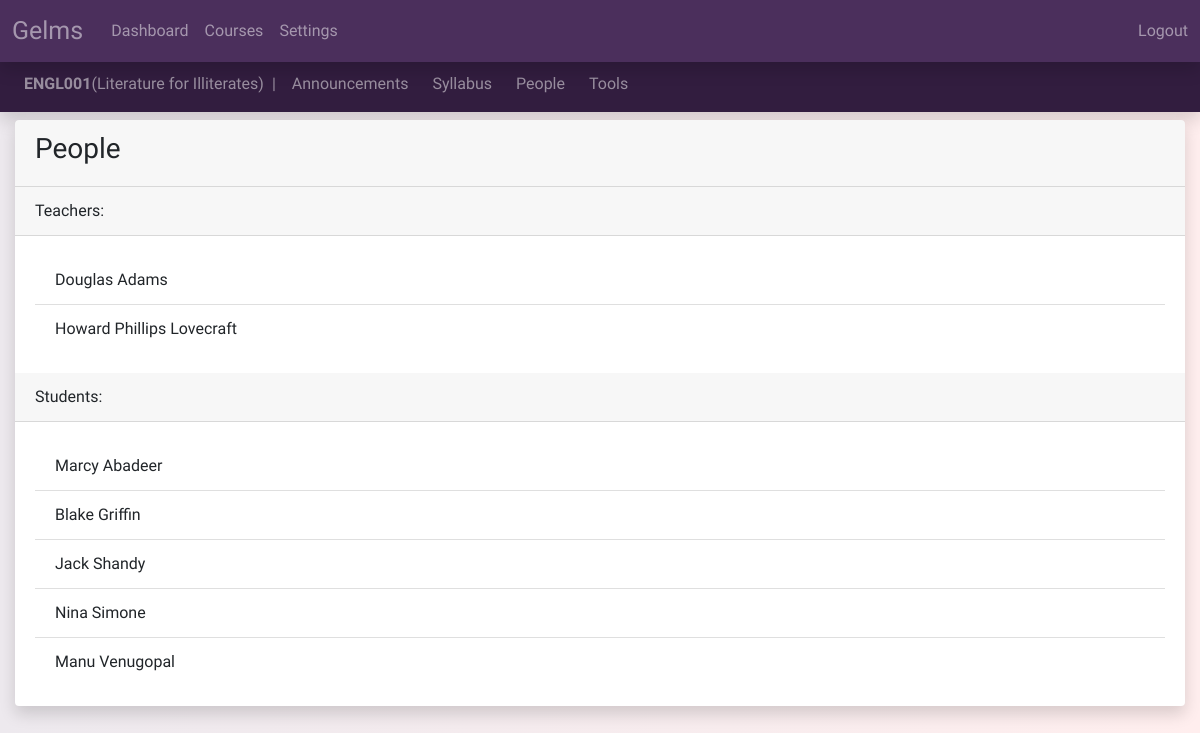
Page /ENGL001/people/ (signed in) on the committed database.
### courses/models.py (models this page shows, shortened)
class Course(models.Model):
    name = models.CharField(max_length=7, unique=True, help_text='e.g. ENPM613')
    title = models.CharField(max_length=200, help_text='e.g. Software Design and Implementation')
    DOMAIN_CHOICES = (
        ('Art', 'Art'),
        ('Computer Science', 'Computer Science'),
        ('Engineering', 'Engineering'),
        ('History', 'History'),
        ('Literature', 'Literature'),
        ('Math', 'Math'),
        ('Music', 'Music'),
        ('Physics', 'Physics'),
        ('Political Science', 'Political Science'),
        )
    domain = models.CharField(max_length=30, choices=DOMAIN_CHOICES, default='Art')
    students = models.ManyToManyField(CustomUser, related_name='course_students', limit_choices_to={'status': 'Student'}, blank=True)
    graders = models.ManyToManyField(CustomUser, related_name='course_graders', limit_choices_to={'status': 'Grader'}, blank=True)
    teachers = models.ManyToManyField(CustomUser, related_name='course_teachers', limit_choices_to={'status': 'Teacher'}, blank=True)
    def get_students(self):
        return self.students.order_by('user__last_name')
    def get_graders(self):
        return self.graders.order_by('user__last_name')
    def get_teachers(self):
        return self.teachers.order_by('user__last_name')

### accounts/models.py (models this page shows, shortened)
class CustomUser(models.Model):
    user = models.OneToOneField(User, related_name='custom_user', on_delete=models.CASCADE)
    uid = models.CharField(max_length=100, unique=True)
    STATUS_CHOICES = (
        ('Student', 'Student'),
        ('Grader', 'Grader'),
        ('Teacher', 'Teacher'),
        )
    status = models.CharField(max_length=10, choices=STATUS_CHOICES, default='Student')
    reader_mode = models.BooleanField(default=False)
    multifactor = models.BooleanField(default=False)

### people/views.py (the view)
# urls.py: path('<course_name>/people/', PeopleView.course_people, name='people'),
    def course_people(request, course_name):
        course = get_object_or_404(Course, name=course_name)
        def user_is_registered(course=course):
            if course.teachers.filter(uid=request.user.custom_user.uid):
                return True
            if course.graders.filter(uid=request.user.custom_user.uid):
                return True
            if course.students.filter(uid=request.user.custom_user.uid):
                return True
            return False
        return render(request, 'people.html', {'course': course, 'user_is_registered':user_is_registered})

### templates/people.html (shortened to what this page needs)
{% extends 'base_course.html' %}
{% block content_course %}
<div class="card rounded border-0 shadow mt-1">
<div class="card-header">
<h3> People </h3>
</div>
<div class="card-header">
  Teachers:</div>
  <div class="card-body">
  <ul class="list-group list-group-flush">
  {% for person in course.get_teachers %}
  <li class="list-group-item">{{person.user.get_full_name}}</li>
  {% endfor %}
  </ul>
  </div>
  <div class="card-header">
  Students:</div>
  <div class="card-body">
  <ul class="list-group list-group-flush">
  {% for person in course.get_students %}
    <li class="list-group-item">{{person.user.get_full_name}}</li>
  {% endfor %}
  </ul>
  </div>
</div>
{% endblock %}

### templates/base_course.html (shortened to what this page needs)
{% extends 'base_dash.html' %}
{% block content_dash %}
  <div class="mb-2" style="margin-top:56px">
    <nav class="navbar bg-purple-dark navbar-expand-sm navbar-dark shadow">
    <span class="navbar-text ml-2">
    <strong class=>{{course.name}}</strong>({{course.title}})<text class="ml-2">|</text>
     </span>
    <div class="collapse navbar-collapse" id="collapse_target_course">
      <ul class="navbar-nav">
        <li class="nav-item ml-2">
          <a class="nav-link" href="{% url 'announcements' course.name %}">Announcements</a>
        </li>
        <li class="nav-item ml-2">
          <a class="nav-link" href="{% url 'syllabus' course.name %}">Syllabus</a>
        </li>
        <li class="nav-item ml-2">
          <a class="nav-link" href="{% url 'people' course.name %}">People</a>
        </li>
        <li class="nav-item ml-2">
          <a class="nav-link" href="{% url 'tools' course.name %}">Tools</a>
        </li>
      </ul>
      </div>
    </nav>
  </div>
  <div class="container-fluid">
    {% block content_course %}
    {% endblock %}
  </div>
{% endblock %}

### static/styles.css (style rules this page uses)
.base_body_style { background: #FFEEEE; background: -webkit-linear-gradient(to right, rgb(237, 233, 238), #FFEEEE); background: linear-gradient(to right, rgb(237, 233, 238), #FFEEEE); background-size: cover; padding-bottom:20px; font-family: 'Niramit', sans-serif; }
.bg-purple-dark { background-color: rgb(50, 29, 63); }
.navbar .navbar-nav a { transition: color 0.5s ease; }

### rows in the picture
Course: name "ENGL001", title "Literature for Illiterates"
CustomUser: user.get_full_name "Douglas Adams"
CustomUser: user.get_full_name "Howard Phillips Lovecraft"
CustomUser: user.get_full_name "Marcy Abadeer"
CustomUser: user.get_full_name "Blake Griffin"
CustomUser: user.get_full_name "Jack Shandy"
CustomUser: user.get_full_name "Nina Simone"
CustomUser: user.get_full_name "Manu Venugopal"
